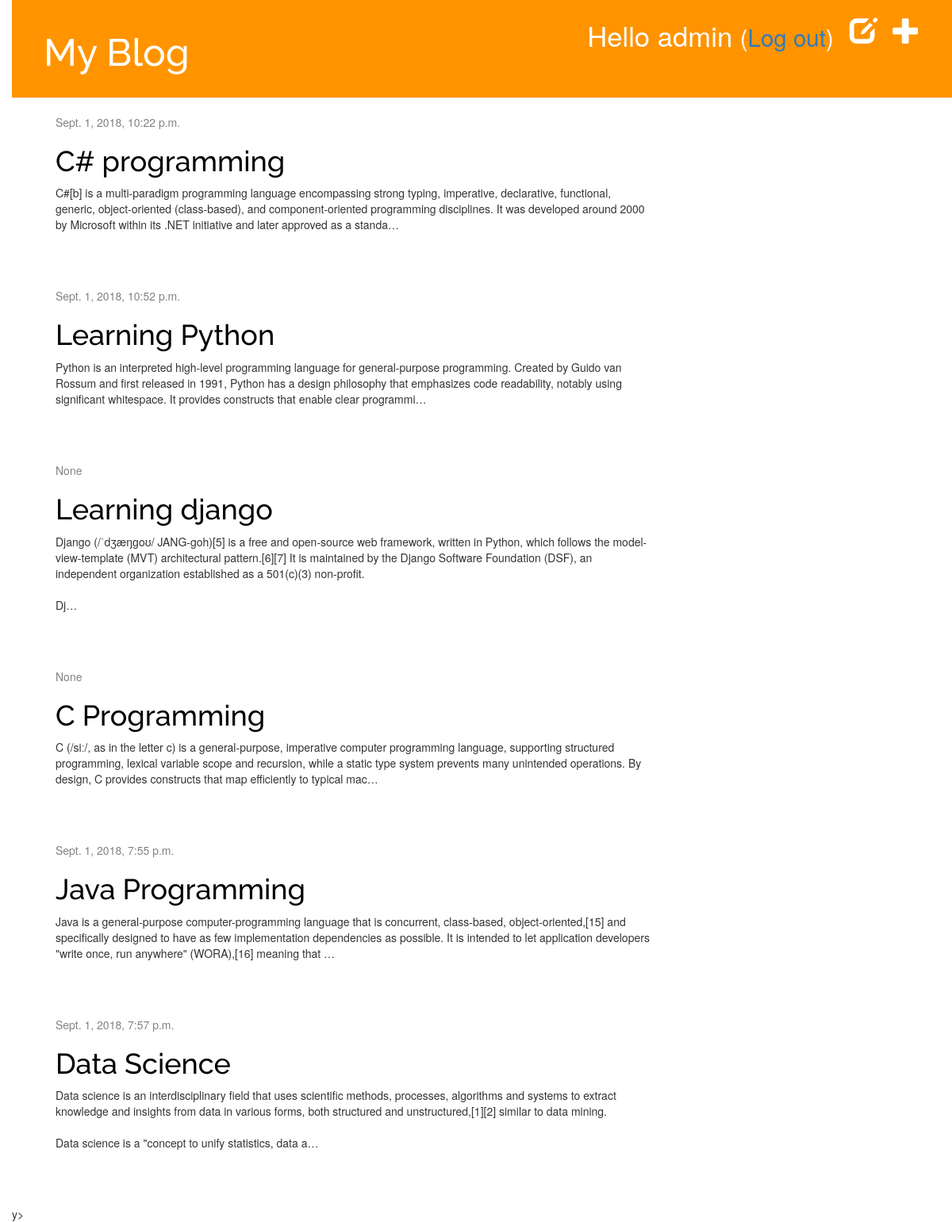
The page / (signed in) on the database its author committed.
### blog/models.py (models this page shows, shortened)
class Post(models.Model):
    author = models.ForeignKey('auth.User', on_delete=models.CASCADE)
    title = models.CharField(max_length=200)
    text = models.TextField()
    created_date = models.DateTimeField(
            default=timezone.now)
    published_date = models.DateTimeField(
            blank=True, null=True)

### blog/views.py (the view)
# urls.py: path('', views.post_list, name='post_list'),
def post_list(request):
    posts = Post.objects.all()
    return render(request, 'blog/post_list.html', {'posts': posts})

### blog/templates/blog/post_list.html
{% extends 'blog/base.html' %}
{% block content %}
    {% for post in posts %}
        <div class="post">
            <div class="date">
                {{ post.published_date }}
            </div>
            <h1><a href="{% url 'post_detail' pk=post.pk %}">{{ post.title }}</a></h1>
            <p>{{ post.text|linebreaksbr|truncatechars:300 }}</p>
        </div>
    {% endfor %}
{% endblock %}

### blog/templates/blog/base.html (shortened to what this page needs)
{% load static %}
<html>
<head>
    <link rel="stylesheet" href="//maxcdn.bootstrapcdn.com/bootstrap/3.2.0/css/bootstrap.min.css">
    <link rel="stylesheet" href="//maxcdn.bootstrapcdn.com/bootstrap/3.2.0/css/bootstrap-theme.min.css">
    <link rel="stylesheet" href="{% static 'css/blog.css' %}">
</head>
<body>
 <div class="page-header">
    {% if user.is_authenticated %}
    <a href="{% url 'post_new' %}" class="top-menu"><span class="glyphicon glyphicon-plus"></span></a>
    <a href="{% url 'post_draft_list' %}" class="top-menu"><span class="glyphicon glyphicon-edit"></span></a>
    <p class="top-menu">Hello {{ user.username }} <small>(<a href="{% url 'logout' %}">Log out</a>)</small></p>
    {% else %}
    <a href="{% url 'login' %}" class="top-menu"><span class="glyphicon glyphicon-lock"></span></a>
    {% endif %}
    <h1><a href="/">My Blog</a></h1>
</div>
<div class="content container">
    <div class="row">
        <div class="col-md-8">
            {% block content %}
            {% endblock %}
        </div>
    </div>
</div>
</body>y>
</html>

### blog/static/css/blog.css (style rules this page uses)
h1 a { font-family: 'Raleway', sans-serif; }
body { padding-left: 15px; }
.page-header { background-color: #ff9400; margin-top: 0; padding: 20px 20px 20px 40px; }
.page-header h1, .page-header h1 a, .page-header h1 a:visited, .page-header h1 a:active { color: #ffffff; font-size: 36pt; text-decoration: none; }
.content { margin-left: 40px; }
h1, h2, h3, h4 { font-family: 'Lobster', cursive; }
.date { color: #828282; }
.top-menu, .top-menu:hover, .top-menu:visited { color: #ffffff; float: right; font-size: 26pt; margin-right: 20px; }
.post { margin-bottom: 70px; }
.post h1 a, .post h1 a:visited { color: #000000; }

### rows shown on the page
Post: published_date "Sept. 1, 2018, 10:22 p.m.", title "C# programming", text "C#[b] is a multi-paradigm programming language encompassing strong typing, imperative, declarative, functional, generic, object-oriented (class-based), and component-oriented programming disciplines. It was developed around 2000 by Microsoft within its .NET initiative and later approved as a standa…"
Post: published_date "Sept. 1, 2018, 10:52 p.m.", title "Learning Python", text "Python is an interpreted high-level programming language for general-purpose programming. Created by Guido van Rossum and first released in 1991, Python has a design philosophy that emphasizes code readability, notably using significant whitespace. It provides constructs that enable clear programmi…"
Post: published_date "None", title "Learning django", text "Django (/ˈdʒæŋɡoʊ/ JANG-goh)[5] is a free and open-source web framework, written in Python, which follows the model-view-template (MVT) architectural pattern.[6][7] It is maintained by the Django Software Foundation (DSF), an independent organization established as a 501(c)(3) non-profit. Dj…"
Post: published_date "None", title "C Programming", text "C (/siː/, as in the letter c) is a general-purpose, imperative computer programming language, supporting structured programming, lexical variable scope and recursion, while a static type system prevents many unintended operations. By design, C provides constructs that map efficiently to typical mac…"
Post: published_date "Sept. 1, 2018, 7:55 p.m.", title "Java Programming", text "Java is a general-purpose computer-programming language that is concurrent, class-based, object-oriented,[15] and specifically designed to have as few implementation dependencies as possible. It is intended to let application developers \"write once, run anywhere\" (WORA),[16] meaning that …"
Post: published_date "Sept. 1, 2018, 7:57 p.m.", title "Data Science", text "Data science is an interdisciplinary field that uses scientific methods, processes, algorithms and systems to extract knowledge and insights from data in various forms, both structured and unstructured,[1][2] similar to data mining. Data science is a \"concept to unify statistics, data a…"

### other values the page prints
{{ user.username }} "admin"
